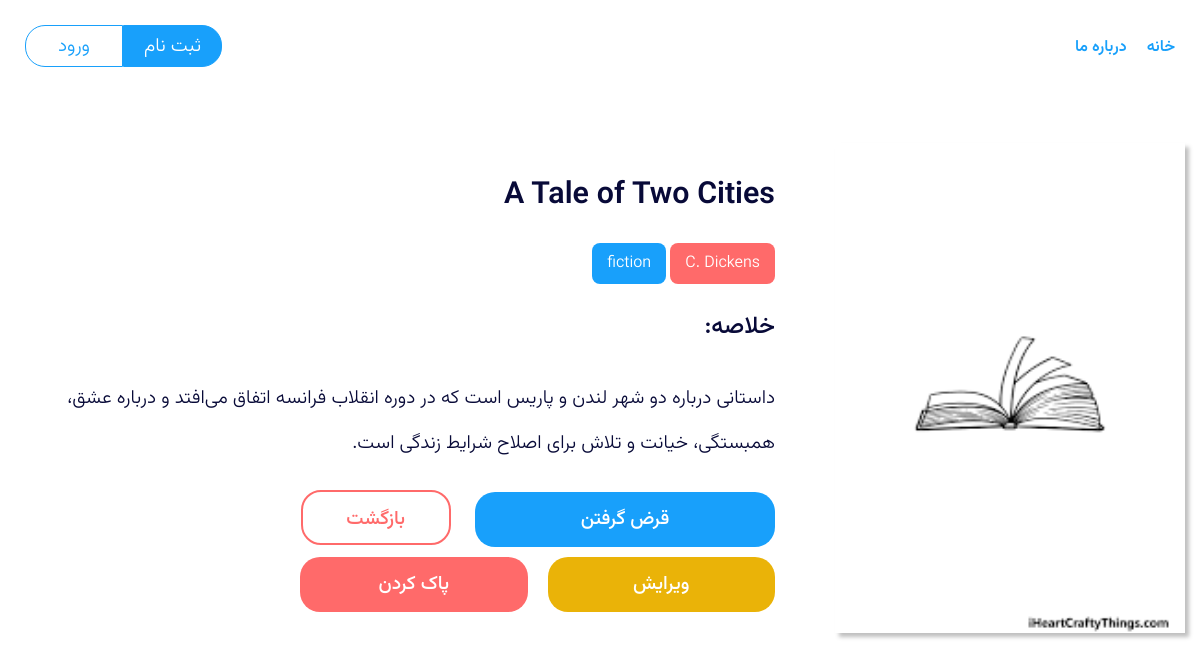
The app's page /book/detail/3/ with its own data.
### book/models.py (models this page shows, shortened)
class Book(models.Model):
    LOAN_STATUS = (
                    ('o', 'On Loan'),
                    ('a', 'Available'),
                   )
    name = models.CharField(max_length = 60,
                            null = False,
                            blank = False,)
    summry = models.TextField(max_length = 1000,
                              help_text = 'Enter a brief description of the book')
    genre = models.ManyToManyField(Genre,
                                   help_text = 'Select a genre for this book')
    author = models.ForeignKey('Author',
                               on_delete = models.PROTECT,
                               null = False,)
    status = models.CharField(max_length = 1,
                              choices = LOAN_STATUS,
                              default = 'a',
                              blank = False,
                              null = False)
    bookImage = models.ImageField(upload_to = 'bookImage/',
                                    null = True,
                                    blank = True)

class Author(models.Model):
    first_name = models.CharField(max_length = 60,
                                  null = False,
                                  blank = False,)
    last_name = models.CharField(max_length = 60,
                                 null = False,
                                 blank = False,)

class Genre(models.Model):
    title = models.CharField(max_length = 60,
                             help_text = 'Enter a book genre (e.g. Science Fiction, French poetry etc.)')
    def __str__(self):
        return self.title

### book/views.py (the view)
# urls.py: path('detail/<int:pk>/', views.detail, name = 'detail'),
def detail(request, pk):
    bookDetail = Book.objects.get(id=pk)
    if request.method == 'POST':
        instance = AddBookInstanceForm(request.POST)
        if instance.is_valid():
            cd = instance.cleaned_data
            borrower = request.user
            if bookDetail.status == 'a':
                BookInstance.objects.create(book=bookDetail,
                                            due_back=cd['due_back'],
                                            borrower=borrower,
                                            status= 'o')
                bookDetail.status = 'o'
                bookDetail.save()
                messages.success(request, 'Instance add successfully.', 'success')
                return redirect('/book/all-instances/')
            else:
                messages.success(request, 'Instance add failed.', 'danger')
                return redirect(f'/book/detail/{pk}')
        else:
            messages.success(request, 'Instance add failed.', 'danger')
            return redirect(f'/book/detail/{pk}')
    else:
        instance = AddBookInstanceForm()
    context = {'bookDetail': bookDetail,
               'form': instance,
               'pk': pk}
    return render(request, 'book/detail.html', context)

### templates/media/book/detail.html (shortened to what this page needs)
{% extends 'parents/main.html' %}
{% load static %}
{% block content %}
<main class="main-book container">
    <div class="book-img">
        {% if bookDetail.bookImage %}
            <img src="{{ bookDetail.bookImage.url }}" alt="image/png" />
        {% else %}
            <img src="{% static 'asets/img/book1.jpg' %}" alt="image/png" />
        {% endif %}
    </div>
    <div class="detail-book">
        <h3>{{ bookDetail.name }}</h3>
        <div class="book-genaut">
            <span class="book-aut">{{ bookDetail.author.first_name|first }}. {{ bookDetail.author.last_name }}</span>
            <span class="book-gen">{{ bookDetail.genre.first }}</span>
        </div>
        <div class="book-sum">
            <h4>خلاصه:</h4>
            <p>{{ bookDetail.summry }}</p>
        </div>
        <div class="book-btns">
            <a class="book-borrow-btn">قرض گرفتن</a>
            <a href="{% url 'book:home' %}" class="book-back-btn">بازگشت</a>
            <div class="book-btns-edit">
                <a href="{% url 'book:editBook' bookDetail.pk %}" class="book-btn-edit">ویرایش</a>
                <a href="{% url 'book:deleteBook' bookDetail.pk %}" class="book-btn-delete">پاک کردن</a>
            </div>
        </div>
    </div>
</main>
{% endblock %}

### templates/static/asets/style/main-style.css (style rules this page uses)
html, body, div, span, applet, object, iframe, h1, h2, h3, h4, h5, h6, p, blockquote, pre, a, abbr, acronym, address, big, cite, code, del, dfn, em, img, ins, kbd, q, s, samp, small, strike, strong, sub, sup, tt, var, b, u, i, center, dl, dt, dd, ol, ul, li, fieldset, form, label, legend, table, caption, tbody, tfoot, thead, tr, th, td, article, aside, canvas, details, embed, figure, figcaption, footer, header, hgroup, menu, nav, output, ruby, section, summary, time, mark, audio, video { margin: 0; padding: 0; border: 0; font-size: 100%; font: inherit; vertical-align: baseline; color: var(--primary-text); }
* { box-sizing: border-box; }
body { font-family: Vazirmatn300; width: 100vw; height: 100%; display: flex; flex-direction: column; justify-content: center; align-items: center; }
html { scale: smooth; }
.container { max-width: 1170px; margin: auto; }
.main-book { margin-top: 50px; display: flex; align-items: center; }
.main-book .book-img img { box-shadow: var(--shadow-product); width: 350px; }
.detail-book { margin-right: 30px; padding: 30px; height: 500px; display: flex; flex-direction: column; justify-content: space-between; }
.detail-book h3 { font-size: 1.9rem; font-family: Vazirmatn600; color: var(--primary-text); }
.detail-book .book-genaut .book-aut { text-align: center; width: auto; height: auto; border-radius: 8px; background-color: var(--primary-red); color: #fff; display: inline-block; font-size: 1rem; padding: 8px 15px; }
.detail-book .book-genaut .book-gen { text-align: center; width: auto; height: auto; border-radius: 8px; background-color: var(--primary-blue); color: #fff; display: inline-block; font-size: 1rem; padding: 8px 15px; }
.detail-book .book-sum h4 { font-size: 1.5rem; font-family: Vazirmatn500; margin-bottom: 30px; }
.detail-book .book-sum p { font-size: 1.2rem; line-height: 45px; }
.detail-book .book-btns a { text-decoration: none; font-size: 1.2rem; font-family: Vazirmatn500; display: inline-block; }
.detail-book .book-btns .book-borrow-btn { height: 55px; width: 300px; text-align: center; background-color: var(--primary-blue); color: #fff; line-height: 55px; border-radius: 20px; transition: 0.1s linear; }
.detail-book .book-btns .book-back-btn { margin-right: 20px; height: 55px; width: 150px; text-align: center; background-color: #fff; color: var(--primary-red); border: 2px solid var(--primary-red); line-height: 55px; border-radius: 20px; transition: 0.1s linear; }
.book-btns-edit { margin-top: 10px; display: flex; width: 475px; }
.book-btn-edit { height: 55px; width: 50%; background-color: #eab308; margin-left: 20px; text-align: center; line-height: 55px; color: #fff; border-radius: 20px; transition: 0.1s linear; }
.book-btn-delete { height: 55px; width: 50%; background-color: var(--primary-red); text-align: center; line-height: 55px; color: #fff; border-radius: 20px; }

### templates/static/asets/style/var.css (style rules this page uses)
:root { --primary-blue : #18A0FB ; --primary-white :#fff ; --primary-gray:#ccc ; --primary-red : #FF6A6A; --primary-red-hover: #af4848; --primary-text : #080a38; --hover-blue : #3b82f6; --active-blue : #2563eb; --card-shadow-gradient : linear-gradient(359deg, rgba(0, 0, 0, 0.88) 2.56%, rgba(0, 0, 0, 0.04) 47.34%, rgba(217, 217, 217, 0.00) 100%); --shadow-header-filter: drop-shadow(8px 8px 15px rgba(0, 0, 0, 0.39)); --shadow-pro-box:0px 4px 4px 0px rgba(0, 0, 0, 0.25) inset, 0px 4px 4px 0px rgba(0, 0, 0, 0.25); --shadow-product:4px 4px 4px 0px rgba(0, 0, 0, 0.25); --border-blue:1px solid var(--primary-blue); }

### records on screen
Book: bookImage (picture), name "A Tale of Two Cities", author.first_name|first "C", author.last_name "Dickens", genre.first "fiction", summry "داستانی درباره دو شهر لندن و پاریس است که در دوره انقلاب فرانسه اتفاق می‌افتد و درباره عشق، همبستگی، خیانت و تلاش برای اصلاح شرایط زندگی است."
